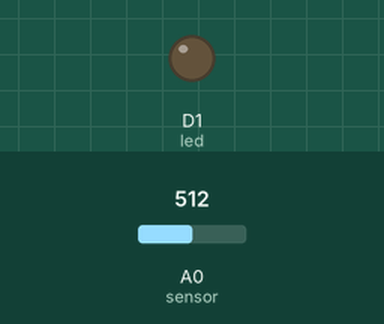
Simulated run of this sketch. Board: ESP8266 (NodeMCU). Parts: output pins drawn as LEDs (lit = HIGH). The test bench sets the inputs (shaded band); at power-on: A0 (sensor) = 512. WiFi joins after 1.5 s; servers stay silent unless stated.

Above: at 3.0 s.
3.1 s: A0 (sensor) set to 156
4.6 s: A0 (sensor) set to 141
At 5.6 s:
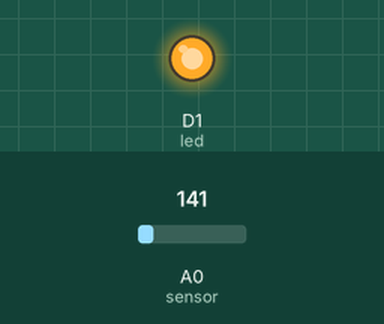
6.3 s: A0 (sensor) set to 160
At 6.7 s:
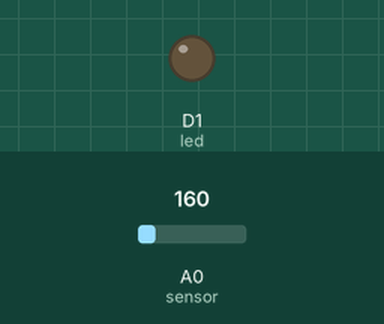
7.8 s: A0 (sensor) set to 140
At 9.0 s:
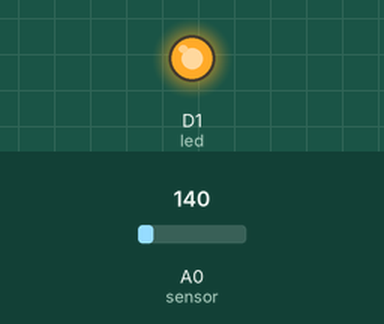
Timing chart, 0 to 10.3 s (numbered marks = the images above; inputs shaded):
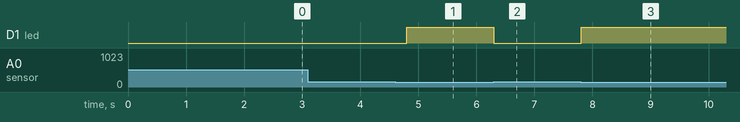

Measured:
- the behaviour switches between 150 and 149 on A0 (sensor) (found by bisection; images 0 and 1)
- after the input at 3.1 s, every drawn part: stays the same
- after the input at 4.6 s, D1 (led): LOW → HIGH after 0.20 s
- after the input at 6.3 s, D1 (led): HIGH → LOW at once
- after the input at 7.8 s, D1 (led): LOW → HIGH at once

The sketch:

light.ino
```cpp
#define BLYNK_PRINT Serial


#include <ESP8266WiFi.h>
#include <BlynkSimpleEsp8266.h>
#define led D1
#define sensor A0
char auth[] = "GN7HXpAr_Dklyn9vCQOi37pr2ounAGUd";
char ssid[] = "Eternal";
char pass[] = "bicky006";

BlynkTimer timer;


void setup()
{
  // Debug console
  pinMode(led, OUTPUT);
  Serial.begin(9600);
  Blynk.begin(auth, ssid, pass);
  timer.setInterval(500L, sendSensor);

}

void loop()
{
  Blynk.run();
  timer.run();
}

void sendSensor()
{
  int LDR = analogRead(sensor);
    if(LDR <150)
  {
    digitalWrite(led, HIGH);
    Blynk.notify("Light ON");
  }
  else
  {
    digitalWrite(led, LOW);

  }

  Blynk.virtualWrite(V0, LDR);

}
```
